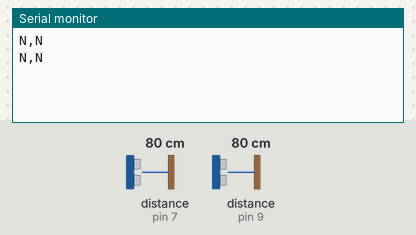
Simulated run of this sketch. Board: Arduino Uno, built with avr-gcc and run on an emulated ATmega328P. Shown: the last lines printed to the serial monitor. Wiring (inferred from the names in the program): 2 × ultrasonic range finder: trigger pin 6, echo pin 7 / trigger pin 8, echo pin 9. Inputs (shaded band) come from the test bench; at power-on: distance to the obstacle (sensors on pin 7, pin 9) 80 cm. The echo pulse lasts 58.3 µs per cm.

Above: at 2.8 s.
2.9 s: distance to the obstacle (sensor on pin 7) set to 2 cm
At 4.6 s:
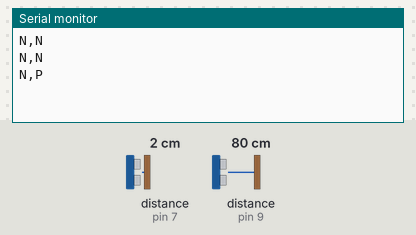
7.5 s: distance to the obstacle (sensor on pin 9) set to 2 cm
At 9.2 s:
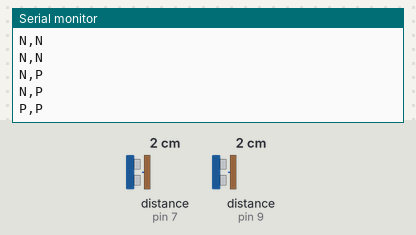
11.5 s: distance to the obstacle (sensor on pin 7) set to 35 cm
At 12.4 s:
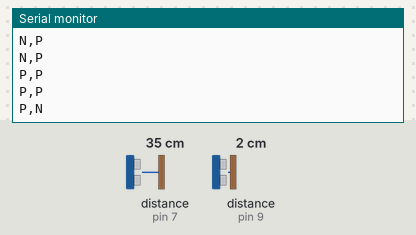

The sketch:

CheckIfCarPresent.ino
```cpp
#include <SoftwareSerial.h>

char ReadReceived_Char;
const int trigL = 8;
const int echoL = 9;
const int trigR = 6;
const int echoR = 7;
long durationL = 0;
long durationR = 0;
float distanceL = 0;
float distanceR = 0;
float threshold = 30;

void getData(){
 // Trigger for Left
 digitalWrite(trigL,1);
 delayMicroseconds(15);
 digitalWrite(trigL,0);
 // Echo for Left
 durationL = pulseIn(echoL, HIGH);

// Trigger for Right
 digitalWrite(trigR,1);
 delayMicroseconds(15);
 digitalWrite(trigR,0);
 // Echo for Right
 durationR = pulseIn(echoR, HIGH);

  // Calculate the distance
  distanceL = durationL/58 ;
  distanceR = durationR/58 ;

  String L,R,str;
  if(distanceL>threshold)
    L="N";
  else
  L="P";
   if(distanceR>threshold)
    R="N";
  else
    R="P";
    str= L+","+R;
  Serial.println(str);

  // Reset parameters
  durationL = 0; distanceL = 0;
  durationR = 0; distanceR = 0;

  // Set the sampling interval
  delay(2000);
}
void setup() {

  pinMode(trigL, OUTPUT);
  pinMode(trigR, OUTPUT);
  pinMode(echoL,INPUT);
  pinMode(echoR,INPUT);
  Serial.begin(9600);
}

void loop() {
  getData();

}
```

Measured:
- after the input at 2.9 s, the serial monitor: prints a new line after 1.1 s (image 1)
- after the input at 7.5 s, the serial monitor: prints a new line after 0.54 s (image 2)
- after the input at 11.5 s, the serial monitor: prints a new line after 0.54 s (image 3)
